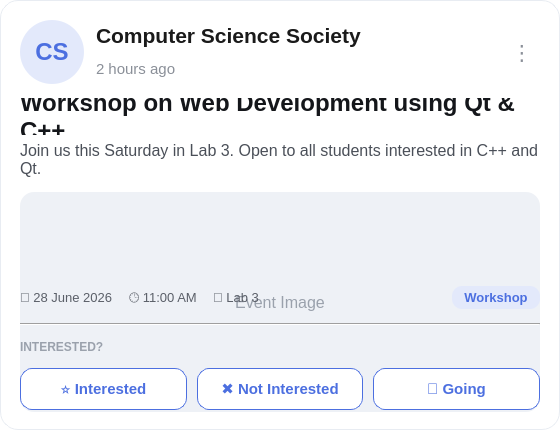
<?xml version="1.0" encoding="UTF-8"?>
<ui version="4.0">
 <class>EventCard</class>
 <widget class="QWidget" name="EventCard">
  <property name="geometry">
   <rect>
    <x>0</x>
    <y>0</y>
    <width>560</width>
    <height>430</height>
   </rect>
  </property>
  <property name="minimumSize">
   <size>
    <width>0</width>
    <height>430</height>
   </size>
  </property>
  <property name="styleSheet">
   <string notr="true">QWidget#EventCard {
    background-color: #FFFFFF;
    border: 1px solid #E8ECF2;
    border-radius: 18px;
}</string>
  </property>
  <layout class="QVBoxLayout" name="mainLayout">
   <property name="spacing">
    <number>14</number>
   </property>
   <property name="leftMargin">
    <number>20</number>
   </property>
   <property name="topMargin">
    <number>20</number>
   </property>
   <property name="rightMargin">
    <number>20</number>
   </property>
   <property name="bottomMargin">
    <number>20</number>
   </property>
   <item>
    <layout class="QHBoxLayout" name="headerLayout">
     <property name="spacing">
      <number>12</number>
     </property>
     <item>
      <widget class="QLabel" name="avatarLabel">
       <property name="minimumSize">
        <size>
         <width>64</width>
         <height>64</height>
        </size>
       </property>
       <property name="maximumSize">
        <size>
         <width>64</width>
         <height>64</height>
        </size>
       </property>
       <property name="styleSheet">
        <string notr="true">QLabel#avatarLabel {
    background-color: #E3E9FB;
    color: #4C6FE0;
    font-weight: bold;
    font-size: 18pt;
    border-radius: 32px;
}</string>
       </property>
       <property name="text">
        <string>CS</string>
       </property>
       <property name="alignment">
        <set>Qt::AlignCenter</set>
       </property>
      </widget>
     </item>
     <item>
      <layout class="QVBoxLayout" name="organizerInfoLayout">
       <property name="spacing">
        <number>2</number>
       </property>
       <item>
        <widget class="QLabel" name="organizerLabel">
         <property name="styleSheet">
          <string notr="true">font-weight: bold; font-size: 16pt; color: #1A1A1A;</string>
         </property>
         <property name="text">
          <string>Computer Science Society</string>
         </property>
        </widget>
       </item>
       <item>
        <widget class="QLabel" name="timeLabel">
         <property name="styleSheet">
          <string notr="true">color: #8A8F98; font-size: 11pt;</string>
         </property>
         <property name="text">
          <string>2 hours ago</string>
         </property>
        </widget>
       </item>
      </layout>
     </item>
     <item>
      <spacer name="headerSpacer">
       <property name="orientation">
        <enum>Qt::Horizontal</enum>
       </property>
       <property name="sizeHint" stdset="0">
        <size>
         <width>40</width>
         <height>20</height>
        </size>
       </property>
      </spacer>
     </item>
     <item>
      <widget class="QToolButton" name="menuButton">
       <property name="styleSheet">
        <string notr="true">QToolButton {
    border: none;
    color: #8A8F98;
    font-size: 16pt;
    background: transparent;
}
QToolButton:hover {
    color: #4C6FE0;
}</string>
       </property>
       <property name="text">
        <string>⋮</string>
       </property>
       <property name="autoRaise">
        <bool>true</bool>
       </property>
      </widget>
     </item>
    </layout>
   </item>
   <item>
    <layout class="QVBoxLayout" name="descriptionLayout">
     <property name="spacing">
      <number>6</number>
     </property>
     <item>
      <widget class="QLabel" name="titleLabel">
       <property name="styleSheet">
        <string notr="true">font-weight: bold; font-size: 18pt; color: #14161A;</string>
       </property>
       <property name="text">
        <string>Workshop on Web Development using Qt &amp; C++</string>
       </property>
       <property name="wordWrap">
        <bool>true</bool>
       </property>
      </widget>
     </item>
     <item>
      <widget class="QLabel" name="descriptionLabel">
       <property name="styleSheet">
        <string notr="true">color: #4A4F58; font-size: 12pt;</string>
       </property>
       <property name="text">
        <string>Join us this Saturday in Lab 3. Open to all students interested in C++ and Qt.</string>
       </property>
       <property name="wordWrap">
        <bool>true</bool>
       </property>
      </widget>
     </item>
    </layout>
   </item>
   <item>
    <widget class="QLabel" name="eventImageLabel">
     <property name="minimumSize">
      <size>
       <width>0</width>
       <height>220</height>
      </size>
     </property>
     <property name="styleSheet">
      <string notr="true">QLabel#eventImageLabel {
    background-color: #EEF1F6;
    color: #9AA1AC;
    font-size: 12pt;
    border-radius: 14px;
}</string>
     </property>
     <property name="text">
      <string>Event Image</string>
     </property>
     <property name="alignment">
      <set>Qt::AlignCenter</set>
     </property>
     <property name="scaledContents">
      <bool>true</bool>
     </property>
    </widget>
   </item>
   <item>
    <layout class="QHBoxLayout" name="detailsLayout">
     <property name="spacing">
      <number>16</number>
     </property>
     <item>
      <widget class="QLabel" name="dateLabel">
       <property name="styleSheet">
        <string notr="true">color: #5A5F68; font-size: 10pt;</string>
       </property>
       <property name="text">
        <string>📅 28 June 2026</string>
       </property>
      </widget>
     </item>
     <item>
      <widget class="QLabel" name="eventTimeLabel">
       <property name="styleSheet">
        <string notr="true">color: #5A5F68; font-size: 10pt;</string>
       </property>
       <property name="text">
        <string>🕒 11:00 AM</string>
       </property>
      </widget>
     </item>
     <item>
      <widget class="QLabel" name="locationLabel">
       <property name="styleSheet">
        <string notr="true">color: #5A5F68; font-size: 10pt;</string>
       </property>
       <property name="text">
        <string>📍 Lab 3</string>
       </property>
      </widget>
     </item>
     <item>
      <spacer name="detailsSpacer">
       <property name="orientation">
        <enum>Qt::Horizontal</enum>
       </property>
       <property name="sizeHint" stdset="0">
        <size>
         <width>40</width>
         <height>20</height>
        </size>
       </property>
      </spacer>
     </item>
     <item>
      <widget class="QLabel" name="categoryLabel">
       <property name="styleSheet">
        <string notr="true">QLabel#categoryLabel {
    background-color: #E3E9FB;
    color: #4C6FE0;
    font-size: 10pt;
    font-weight: bold;
    border-radius: 10px;
    padding: 4px 12px;
}</string>
       </property>
       <property name="text">
        <string>Workshop</string>
       </property>
       <property name="alignment">
        <set>Qt::AlignCenter</set>
       </property>
      </widget>
     </item>
    </layout>
   </item>
   <item>
    <widget class="Line" name="dividerLine">
     <property name="styleSheet">
      <string notr="true">color: #E8ECF2;</string>
     </property>
     <property name="frameShape">
      <enum>QFrame::HLine</enum>
     </property>
     <property name="frameShadow">
      <enum>QFrame::Sunken</enum>
     </property>
    </widget>
   </item>
   <item>
    <widget class="QLabel" name="interestedTagLabel">
     <property name="styleSheet">
      <string notr="true">color: #9AA1AC; font-size: 9pt; font-weight: bold;</string>
     </property>
     <property name="text">
      <string>INTERESTED?</string>
     </property>
    </widget>
   </item>
   <item>
    <layout class="QHBoxLayout" name="buttonRowLayout">
     <property name="spacing">
      <number>10</number>
     </property>
     <item>
      <widget class="QPushButton" name="interestedButton">
       <property name="minimumSize">
        <size>
         <width>0</width>
         <height>42</height>
        </size>
       </property>
       <property name="styleSheet">
        <string notr="true">QPushButton {
    background-color: #FFFFFF;
    color: #4C6FE0;
    border: 1px solid #4C6FE0;
    border-radius: 12px;
    font-size: 11pt;
    font-weight: bold;
}
QPushButton:hover {
    background-color: #F2F5FF;
}</string>
       </property>
       <property name="text">
        <string>⭐ Interested</string>
       </property>
      </widget>
     </item>
     <item>
      <widget class="QPushButton" name="notInterestedButton">
       <property name="minimumSize">
        <size>
         <width>0</width>
         <height>42</height>
        </size>
       </property>
       <property name="styleSheet">
        <string notr="true">QPushButton {
    background-color: #FFFFFF;
    color: #4C6FE0;
    border: 1px solid #4C6FE0;
    border-radius: 12px;
    font-size: 11pt;
    font-weight: bold;
}
QPushButton:hover {
    background-color: #F2F5FF;
}</string>
       </property>
       <property name="text">
        <string>✖ Not Interested</string>
       </property>
      </widget>
     </item>
     <item>
      <widget class="QPushButton" name="goingButton">
       <property name="minimumSize">
        <size>
         <width>0</width>
         <height>42</height>
        </size>
       </property>
       <property name="styleSheet">
        <string notr="true">QPushButton {
    background-color: #FFFFFF;
    color: #4C6FE0;
    border: 1px solid #4C6FE0;
    border-radius: 12px;
    font-size: 11pt;
    font-weight: bold;
}
QPushButton:hover {
    background-color: #F2F5FF;
}</string>
       </property>
       <property name="text">
        <string>📅 Going</string>
       </property>
      </widget>
     </item>
    </layout>
   </item>
  </layout>
 </widget>
 <resources/>
 <connections/>
</ui>
